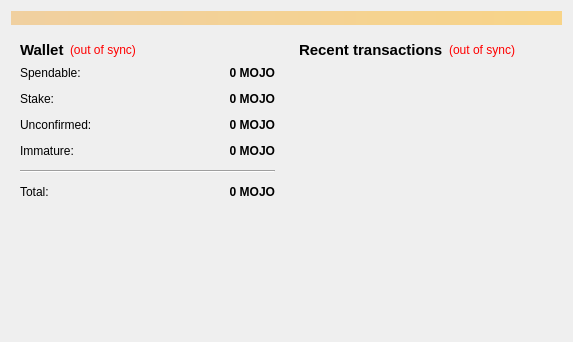
<?xml version="1.0" encoding="UTF-8"?>
<ui version="4.0">
 <class>OverviewPage</class>
 <widget class="QWidget" name="OverviewPage">
  <property name="geometry">
   <rect>
    <x>0</x>
    <y>0</y>
    <width>573</width>
    <height>342</height>
   </rect>
  </property>
  <property name="windowTitle">
   <string>Form</string>
  </property>
  <layout class="QVBoxLayout" name="topLayout">
   <item>
    <widget class="QLabel" name="labelAlerts">
     <property name="visible">
      <bool>false</bool>
     </property>
     <property name="styleSheet">
      <string notr="true">background-color: qlineargradient(x1: 0, y1: 0, x2: 1, y2: 0, stop:0 #F0D0A0, stop:1 #F8D488);  color:#000000
</string>
     </property>
     <property name="wordWrap">
      <bool>true</bool>
     </property>
     <property name="margin">
      <number>3</number>
     </property>
    </widget>
   </item>
   <item>
    <layout class="QHBoxLayout" name="horizontalLayout" stretch="1,1">
     <item>
      <layout class="QVBoxLayout" name="verticalLayout_2">
       <item>
        <widget class="QWidget" name="widget" native="true">
         <layout class="QVBoxLayout" name="verticalLayout_4">
          <item>
           <layout class="QHBoxLayout" name="horizontalLayout_4">
            <item>
             <widget class="QLabel" name="label_5">
              <property name="font">
               <font>
                <pointsize>11</pointsize>
                <weight>75</weight>
                <bold>true</bold>
               </font>
              </property>
              <property name="text">
               <string>Wallet</string>
              </property>
             </widget>
            </item>
            <item>
             <widget class="QLabel" name="labelWalletStatus">
              <property name="toolTip">
               <string>The displayed information may be out of date. Your wallet automatically synchronizes with the Mojocoin network after a connection is established, but this process has not completed yet.</string>
              </property>
              <property name="styleSheet">
               <string notr="true">QLabel { color: red; }</string>
              </property>
              <property name="text">
               <string notr="true">(out of sync)</string>
              </property>
              <property name="alignment">
               <set>Qt::AlignLeading|Qt::AlignLeft|Qt::AlignVCenter</set>
              </property>
             </widget>
            </item>
            <item>
             <spacer name="horizontalSpacer_2">
              <property name="orientation">
               <enum>Qt::Horizontal</enum>
              </property>
              <property name="sizeHint" stdset="0">
               <size>
                <width>40</width>
                <height>20</height>
               </size>
              </property>
             </spacer>
            </item>
           </layout>
          </item>
          <item>
           <layout class="QFormLayout" name="formLayout_2">
            <property name="fieldGrowthPolicy">
             <enum>QFormLayout::AllNonFixedFieldsGrow</enum>
            </property>
            <property name="horizontalSpacing">
             <number>12</number>
            </property>
            <property name="verticalSpacing">
             <number>12</number>
            </property>
            <item row="0" column="0">
             <widget class="QLabel" name="label">
              <property name="text">
               <string>Spendable:</string>
              </property>
             </widget>
            </item>
            <item row="0" column="1">
             <widget class="QLabel" name="labelBalance">
              <property name="font">
               <font>
                <weight>75</weight>
                <bold>true</bold>
               </font>
              </property>
              <property name="cursor">
               <cursorShape>IBeamCursor</cursorShape>
              </property>
              <property name="toolTip">
               <string>Your current spendable balance</string>
              </property>
              <property name="text">
               <string notr="true">0 MOJO</string>
              </property>
              <property name="alignment">
               <set>Qt::AlignRight|Qt::AlignTrailing|Qt::AlignVCenter</set>
              </property>
              <property name="textInteractionFlags">
               <set>Qt::LinksAccessibleByMouse|Qt::TextSelectableByKeyboard|Qt::TextSelectableByMouse</set>
              </property>
             </widget>
            </item>
            <item row="1" column="0">
             <widget class="QLabel" name="label_6">
              <property name="text">
               <string>Stake:</string>
              </property>
             </widget>
            </item>
            <item row="1" column="1">
             <widget class="QLabel" name="labelStake">
              <property name="font">
               <font>
                <weight>75</weight>
                <bold>true</bold>
               </font>
              </property>
              <property name="cursor">
               <cursorShape>IBeamCursor</cursorShape>
              </property>
              <property name="toolTip">
               <string>Total of coins that was staked, and do not yet count toward the current balance</string>
              </property>
              <property name="text">
               <string notr="true">0 MOJO</string>
              </property>
              <property name="alignment">
               <set>Qt::AlignRight|Qt::AlignTrailing|Qt::AlignVCenter</set>
              </property>
              <property name="textInteractionFlags">
               <set>Qt::LinksAccessibleByMouse|Qt::TextSelectableByKeyboard|Qt::TextSelectableByMouse</set>
              </property>
             </widget>
            </item>
            <item row="2" column="0">
             <widget class="QLabel" name="label_3">
              <property name="text">
               <string>Unconfirmed:</string>
              </property>
             </widget>
            </item>
            <item row="2" column="1">
             <widget class="QLabel" name="labelUnconfirmed">
              <property name="font">
               <font>
                <weight>75</weight>
                <bold>true</bold>
               </font>
              </property>
              <property name="cursor">
               <cursorShape>IBeamCursor</cursorShape>
              </property>
              <property name="toolTip">
               <string>Total of transactions that have yet to be confirmed, and do not yet count toward the current balance</string>
              </property>
              <property name="text">
               <string notr="true">0 MOJO</string>
              </property>
              <property name="alignment">
               <set>Qt::AlignRight|Qt::AlignTrailing|Qt::AlignVCenter</set>
              </property>
              <property name="textInteractionFlags">
               <set>Qt::LinksAccessibleByMouse|Qt::TextSelectableByKeyboard|Qt::TextSelectableByMouse</set>
              </property>
             </widget>
            </item>
            <item row="3" column="0">
             <widget class="QLabel" name="labelImmatureText">
              <property name="text">
               <string>Immature:</string>
              </property>
             </widget>
            </item>
            <item row="3" column="1">
             <widget class="QLabel" name="labelImmature">
              <property name="font">
               <font>
                <weight>75</weight>
                <bold>true</bold>
               </font>
              </property>
              <property name="toolTip">
               <string>Mined balance that has not yet matured</string>
              </property>
              <property name="text">
               <string notr="true">0 MOJO</string>
              </property>
              <property name="alignment">
               <set>Qt::AlignRight|Qt::AlignTrailing|Qt::AlignVCenter</set>
              </property>
              <property name="textInteractionFlags">
               <set>Qt::LinksAccessibleByMouse|Qt::TextSelectableByKeyboard|Qt::TextSelectableByMouse</set>
              </property>
             </widget>
            </item>
            <item row="4" column="0" colspan="2">
             <widget class="Line" name="line">
              <property name="orientation">
               <enum>Qt::Horizontal</enum>
              </property>
             </widget>
            </item>
            <item row="5" column="0">
             <widget class="QLabel" name="labelTotalText">
              <property name="text">
               <string>Total:</string>
              </property>
             </widget>
            </item>
            <item row="5" column="1">
             <widget class="QLabel" name="labelTotal">
              <property name="font">
               <font>
                <weight>75</weight>
                <bold>true</bold>
               </font>
              </property>
              <property name="cursor">
               <cursorShape>IBeamCursor</cursorShape>
              </property>
              <property name="toolTip">
               <string>Your current total balance</string>
              </property>
              <property name="text">
               <string notr="true">0 MOJO</string>
              </property>
              <property name="alignment">
               <set>Qt::AlignRight|Qt::AlignTrailing|Qt::AlignVCenter</set>
              </property>
              <property name="textInteractionFlags">
               <set>Qt::LinksAccessibleByMouse|Qt::TextSelectableByKeyboard|Qt::TextSelectableByMouse</set>
              </property>
             </widget>
            </item>
           </layout>
          </item>
         </layout>
        </widget>
       </item>
       <item>
        <spacer name="verticalSpacer">
         <property name="orientation">
          <enum>Qt::Vertical</enum>
         </property>
         <property name="sizeHint" stdset="0">
          <size>
           <width>20</width>
           <height>40</height>
          </size>
         </property>
        </spacer>
       </item>
      </layout>
     </item>
     <item>
      <layout class="QVBoxLayout" name="verticalLayout_3">
       <item>
        <widget class="QWidget" name="widget_2" native="true">
         <layout class="QVBoxLayout" name="verticalLayout">
          <item>
           <layout class="QHBoxLayout" name="horizontalLayout_2">
            <item>
             <widget class="QLabel" name="label_4">
              <property name="font">
               <font>
                <pointsize>11</pointsize>
                <weight>75</weight>
                <bold>true</bold>
               </font>
              </property>
              <property name="text">
               <string>&lt;b&gt;Recent transactions&lt;/b&gt;</string>
              </property>
             </widget>
            </item>
            <item>
             <widget class="QLabel" name="labelTransactionsStatus">
              <property name="toolTip">
               <string>The displayed information may be out of date. Your wallet automatically synchronizes with the Mojocoin network after a connection is established, but this process has not completed yet.</string>
              </property>
              <property name="styleSheet">
               <string notr="true">QLabel { color: red; }</string>
              </property>
              <property name="text">
               <string notr="true">(out of sync)</string>
              </property>
              <property name="alignment">
               <set>Qt::AlignRight|Qt::AlignTrailing|Qt::AlignVCenter</set>
              </property>
             </widget>
            </item>
            <item>
             <spacer name="horizontalSpacer">
              <property name="orientation">
               <enum>Qt::Horizontal</enum>
              </property>
              <property name="sizeHint" stdset="0">
               <size>
                <width>40</width>
                <height>20</height>
               </size>
              </property>
             </spacer>
            </item>
           </layout>
          </item>
          <item>
           <widget class="QListView" name="listTransactions">
            <property name="styleSheet">
             <string notr="true">QListView { background: transparent; }</string>
            </property>
            <property name="frameShape">
             <enum>QFrame::NoFrame</enum>
            </property>
            <property name="verticalScrollBarPolicy">
             <enum>Qt::ScrollBarAlwaysOff</enum>
            </property>
            <property name="horizontalScrollBarPolicy">
             <enum>Qt::ScrollBarAlwaysOff</enum>
            </property>
            <property name="selectionMode">
             <enum>QAbstractItemView::NoSelection</enum>
            </property>
           </widget>
          </item>
         </layout>
        </widget>
       </item>
      </layout>
     </item>
    </layout>
   </item>
  </layout>
 </widget>
 <resources/>
 <connections/>
</ui>
